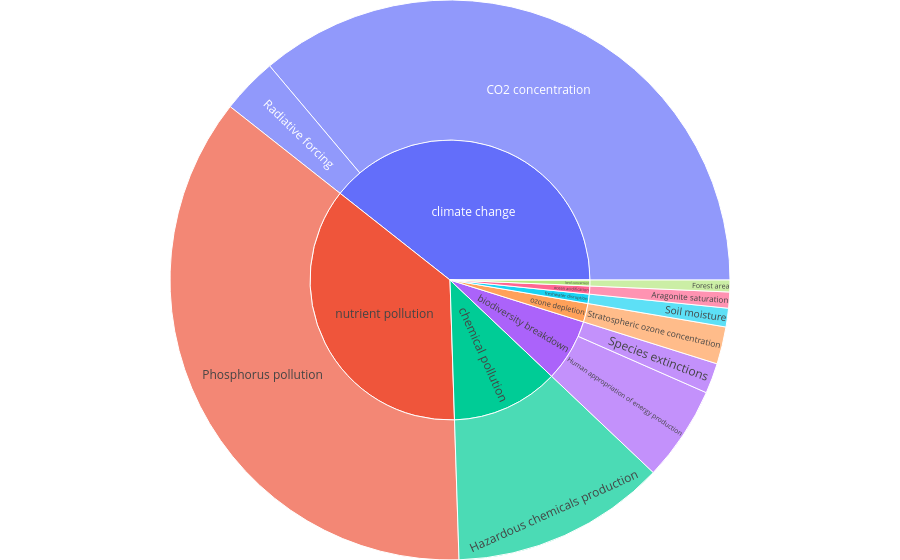

The code cell stored with this chart in its notebook:
### Code cell
import plotly.graph_objects as go

fig = go.Figure(go.Sunburst(
    labels=dimensions + indicators,
    parents=[''] * len(dimensions) + parents,
    values=[0] * len(dimensions) + values,
    #branchvalues='total'
))

fig.update_layout(margin=dict(t=0, l=0, r=0, b=0))
fig.show()

### Figure 1 — Plotly figure (JSON) as saved in the notebook; plotly's stock layout.template omitted (floating-point values rounded to 4 significant figures)
{"data": [{"labels": ["freshwater disruption", "chemical pollution", "climate change", "biodiversity breakdown", "land conversion", "air pollution", "nutrient pollution", "ocean acidification", "ozone depletion", "Blue-water flows", "Hazardous chemicals production", "CO2 concentration", "Radiative forcing", "Species extinctions", "Forest area", "Human appropriation of energy production", "Aerosol optical depth", "Nitrogen pollution", "Aragonite saturation", "Phosphorus pollution", "Soil moisture", "Stratospheric ozone concentration"], "parents": ["", "", "", "", "", "", "", "", "", "freshwater disruption", "chemical pollution", "climate change", "climate change", "biodiversity breakdown", "land conversion", "biodiversity breakdown", "air pollution", "nutrient pollution", "ocean acidification", "nutrient pollution", "freshwater disruption", "ozone depletion"], "type": "sunburst", "values": [0, 0, 0, 0, 0, 0, 0, 0, 0, -28.6, 1104.0, 3214.0, 287.3, 155.8, 60.9, 487.1, -5.2, -61.3, 82.3, 3214.0, 95.8, 191.5, 900, 60.9, 204.5, -28.6, 213.4, -5.2, 273.7, 73.5, -61.3]}], "layout": {"margin": {"b": 0, "l": 0, "r": 0, "t": 0}}}
